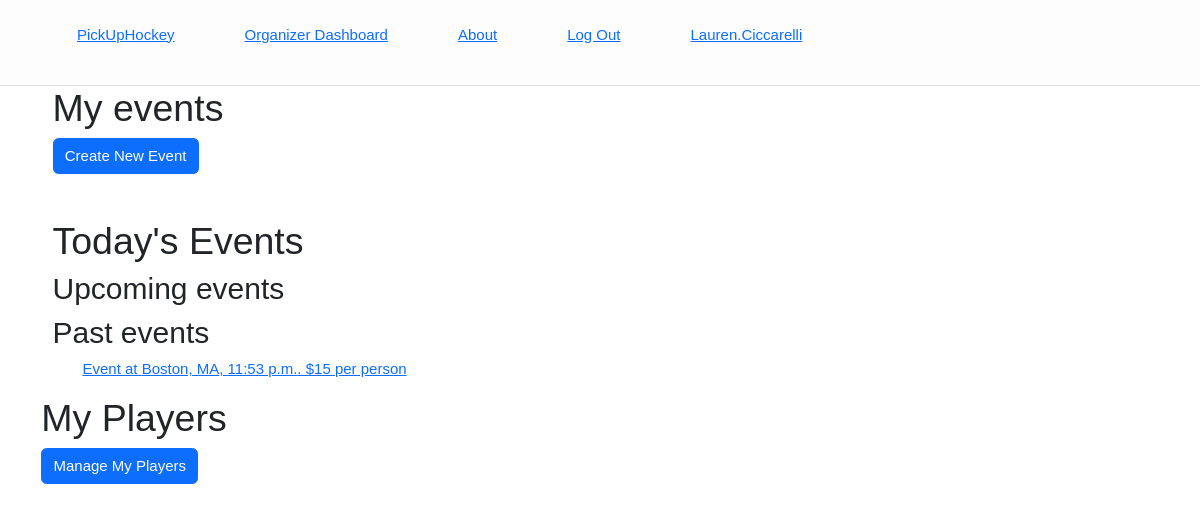
/organize/dashboard/ (signed in), run on an earlier commit of the app's database.
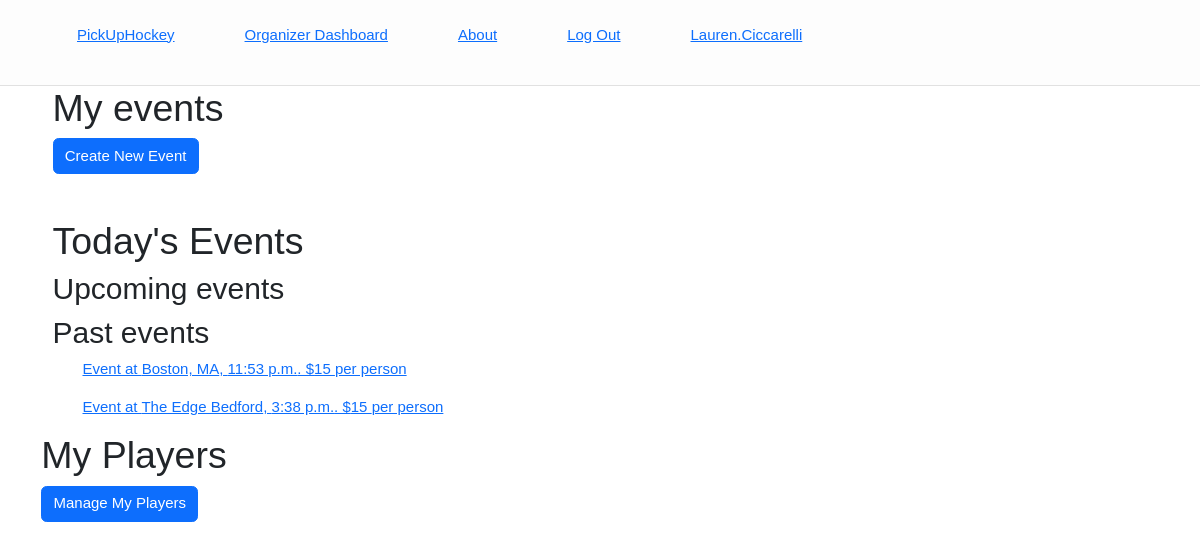
And on a later commit of the database.
### pickuphockey/models.py (models this page shows, shortened)
class Skate(models.Model):
    host = models.ForeignKey(User, on_delete= models.CASCADE, default= 1)
    date = models.DateField(auto_now = False, default= None)
    time = models.TimeField(auto_now=False, default= None)
    location = models.CharField(max_length=200)
    price = models.IntegerField()
    max_guests = models.IntegerField(default=0)

### OrgDash/views.py (the view)
# urls.py: path('dashboard/', views.OrganizerDashboard, name = 'organizer_dashboard'),
def OrganizerDashboard(request):
    today=timezone.now()
    active_user = request.user.pk
    todays_events = Skate.objects.filter(Q(host= active_user) & Q(date=today))
    upcoming_events = Skate.objects.filter(Q(host= active_user) & Q(date__gt= today))
    past_events = Skate.objects.filter(Q(host= active_user) & Q(date__lt= today))
    context = {'upcoming_events' : upcoming_events, 'past_events': past_events, 'todays_events': todays_events}
    return render (request,'OrgDash/dash_base.html',context)

### OrgDash/templates/OrgDash/dash_base.html (shortened to what this page needs)
{% extends 'base.html' %}
{% block body_block %}
<div class="container">
    <h1>My events</h1>
        <div row="row">
           <form action="{% url 'OrgDash:create_event' %}">
            <button class="btn btn-primary">Create New Event</button>
            <br>
            <br>
            <br>
        </form>
            <h1>Today's Events</h1>
            <h2>Upcoming events</h2>
            <h2>Past events</h2>
            {% for item in past_events %}
            <ul>
                <a href="{{item.id}}"> Event at {{item.location}}, {{item.time}}. ${{item.price}} per person</a>
            </ul>
            {% endfor %}
        </div>
</div>
<div row="row">
    <h1>My Players</h1>
    <form action="{% url 'OrgDash:player_list' %}">
     <button class="btn btn-primary">Manage My Players</button>
     <br>
     <br>
     <br>
 </form>
</div>
{% endblock %}

What changed in the data, as far as the page shows it:
added Skate: location "The Edge Bedford", time "3:38 p.m.", price "15"
